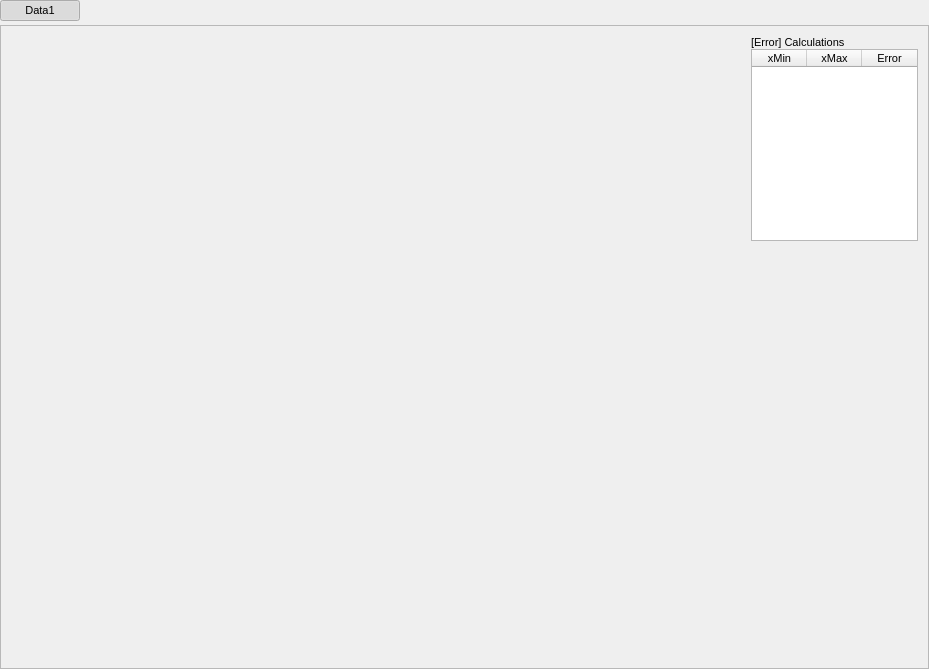
<?xml version="1.0" encoding="UTF-8"?>
<ui version="4.0">
 <class>CompareModuleWidget</class>
 <widget class="QWidget" name="CompareModuleWidget">
  <property name="geometry">
   <rect>
    <x>0</x>
    <y>0</y>
    <width>929</width>
    <height>669</height>
   </rect>
  </property>
  <property name="sizePolicy">
   <sizepolicy hsizetype="Expanding" vsizetype="Expanding">
    <horstretch>0</horstretch>
    <verstretch>0</verstretch>
   </sizepolicy>
  </property>
  <property name="font">
   <font>
    <pointsize>8</pointsize>
   </font>
  </property>
  <property name="windowTitle">
   <string>Compare Controls</string>
  </property>
  <layout class="QVBoxLayout" name="verticalLayout">
   <property name="spacing">
    <number>4</number>
   </property>
   <property name="leftMargin">
    <number>0</number>
   </property>
   <property name="topMargin">
    <number>0</number>
   </property>
   <property name="rightMargin">
    <number>0</number>
   </property>
   <property name="bottomMargin">
    <number>0</number>
   </property>
   <item>
    <layout class="QHBoxLayout" name="ButtonLayout">
     <property name="spacing">
      <number>0</number>
     </property>
     <item>
      <widget class="QPushButton" name="Data1Button">
       <property name="toolTip">
        <string>Data1</string>
       </property>
       <property name="text">
        <string>Data1</string>
       </property>
       <property name="checkable">
        <bool>true</bool>
       </property>
       <property name="checked">
        <bool>true</bool>
       </property>
       <property name="autoExclusive">
        <bool>true</bool>
       </property>
      </widget>
     </item>
     <item>
      <spacer name="horizontalSpacer">
       <property name="orientation">
        <enum>Qt::Horizontal</enum>
       </property>
       <property name="sizeHint" stdset="0">
        <size>
         <width>40</width>
         <height>20</height>
        </size>
       </property>
      </spacer>
     </item>
    </layout>
   </item>
   <item>
    <widget class="QFrame" name="PlotFrame">
     <property name="sizePolicy">
      <sizepolicy hsizetype="Expanding" vsizetype="Expanding">
       <horstretch>0</horstretch>
       <verstretch>0</verstretch>
      </sizepolicy>
     </property>
     <property name="acceptDrops">
      <bool>true</bool>
     </property>
     <property name="frameShape">
      <enum>QFrame::StyledPanel</enum>
     </property>
     <property name="frameShadow">
      <enum>QFrame::Sunken</enum>
     </property>
     <layout class="QHBoxLayout" name="horizontalLayout_17">
      <property name="spacing">
       <number>0</number>
      </property>
      <property name="leftMargin">
       <number>0</number>
      </property>
      <property name="topMargin">
       <number>0</number>
      </property>
      <property name="rightMargin">
       <number>0</number>
      </property>
      <property name="bottomMargin">
       <number>0</number>
      </property>
      <item>
       <widget class="DataWidget" name="PlotWidget" native="true">
        <property name="sizePolicy">
         <sizepolicy hsizetype="Expanding" vsizetype="Preferred">
          <horstretch>0</horstretch>
          <verstretch>0</verstretch>
         </sizepolicy>
        </property>
       </widget>
      </item>
      <item>
       <layout class="QVBoxLayout" name="verticalLayout_2">
        <property name="leftMargin">
         <number>10</number>
        </property>
        <property name="topMargin">
         <number>10</number>
        </property>
        <property name="rightMargin">
         <number>10</number>
        </property>
        <property name="bottomMargin">
         <number>10</number>
        </property>
        <item>
         <widget class="QLabel" name="label">
          <property name="sizePolicy">
           <sizepolicy hsizetype="Minimum" vsizetype="Minimum">
            <horstretch>0</horstretch>
            <verstretch>0</verstretch>
           </sizepolicy>
          </property>
          <property name="text">
           <string>[Error] Calculations</string>
          </property>
         </widget>
        </item>
        <item>
         <layout class="QHBoxLayout" name="horizontalLayout_2">
          <item>
<widget class="QTableWidget" name="RangeErrorTable">
<property name="sizePolicy">
<sizepolicy hsizetype="Minimum" vsizetype="Minimum">
<horstretch>0</horstretch>
<verstretch>0</verstretch>
</sizepolicy>
</property>
<property name="minimumSize">
<size>
<width>167</width>
<height>0</height>
</size>
</property>
<property name="maximumSize">
<size>
<width>167</width>
<height>16777215</height>
</size>
</property>
<property name="baseSize">
<size>
<width>0</width>
<height>0</height>
</size>
</property>
<property name="rowCount">
<number>0</number>
</property>
<property name="columnCount">
<number>3</number>
</property>
<attribute name="horizontalHeaderVisible">
<bool>true</bool>
</attribute>
<attribute name="horizontalHeaderDefaultSectionSize">
<number>55</number>
</attribute>
<attribute name="horizontalHeaderHighlightSections">
<bool>true</bool>
</attribute>
<attribute name="horizontalHeaderMinimumSectionSize">
<number>24</number>
</attribute>
<attribute name="verticalHeaderVisible">
<bool>false</bool>
</attribute>
<attribute name="verticalHeaderDefaultSectionSize">
<number>22</number>
</attribute>
<attribute name="verticalHeaderHighlightSections">
<bool>true</bool>
</attribute>
<column>
<property name="text">
<string>xMin</string>
</property>
</column>
<column>
<property name="text">
<string>xMax</string>
</property>
</column>
<column>
<property name="text">
<string>Error</string>
</property>
</column>
</widget>
          </item>
         </layout>
        </item>
        <item>
         <spacer name="verticalSpacer">
          <property name="orientation">
           <enum>Qt::Vertical</enum>
          </property>
          <property name="sizeHint" stdset="0">
           <size>
            <width>20</width>
            <height>40</height>
           </size>
          </property>
         </spacer>
        </item>
       </layout>
      </item>
     </layout>
    </widget>
   </item>
  </layout>
 </widget>
 <customwidgets>
  <customwidget>
   <class>DataWidget</class>
   <extends>QWidget</extends>
   <header>gui/dataWidget.h</header>
   <container>1</container>
  </customwidget>
 </customwidgets>
 <resources/>
 <connections/>
</ui>
